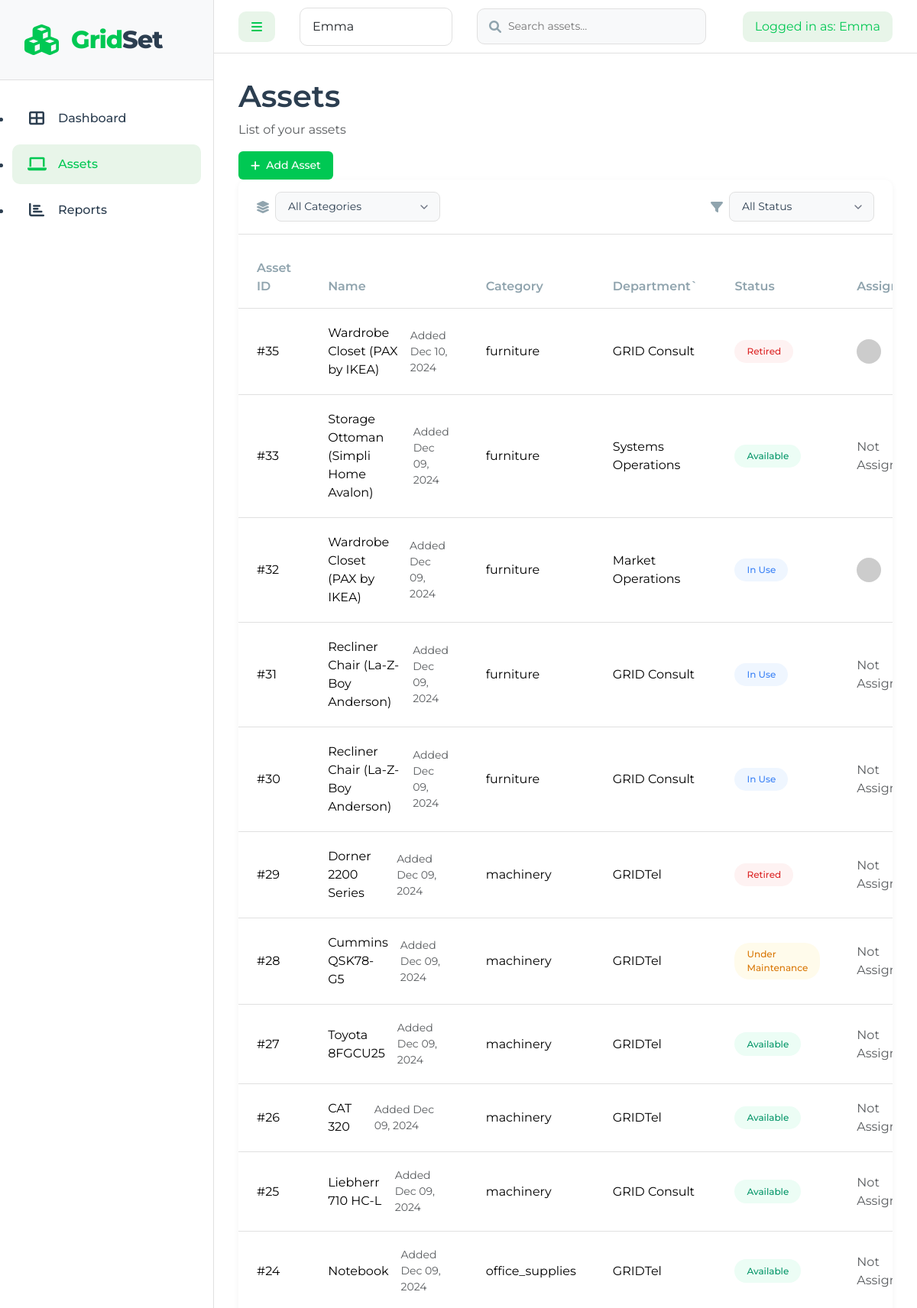
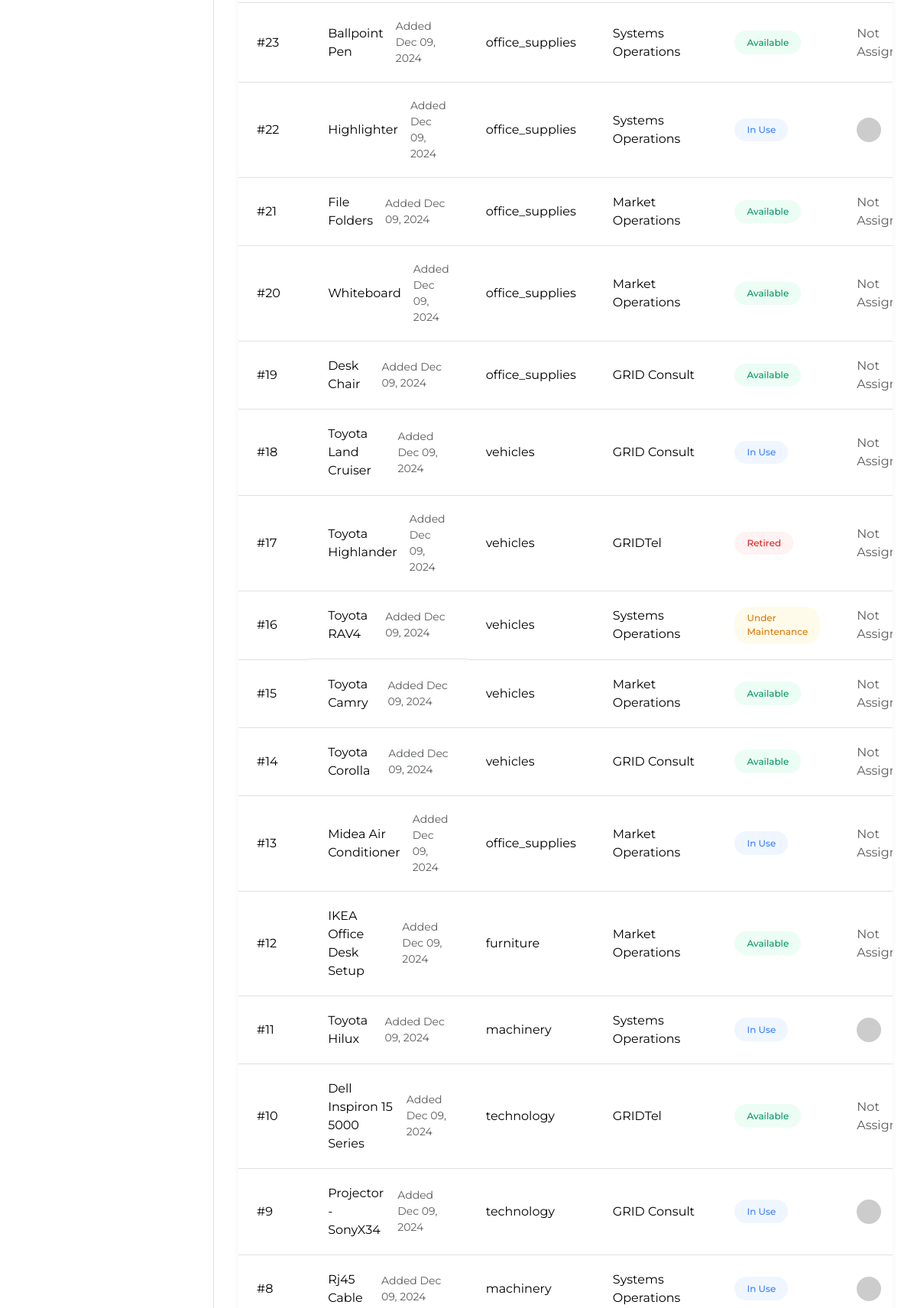
Page /assets/ (signed in, upper part) on the committed database (2 pictures, top to bottom).
### assets/models.py (models this page shows, shortened)
class Asset(models.Model):
    STATUS_CHOICES = [
        ('available', 'Available'),
        ('in_use', 'In Use'),
        ('maintenance', 'Under Maintenance'),
        ('retired', 'Retired')
    ]
    CATEGORY_CHOICES = [
        ('furniture', 'Furniture'),
        ('technology', 'Technology'),
        ('vehicles', 'Vehicles'),
        ('office_supplies', 'Office Supplies'),
        ('machinery', 'Machinery / Equipment')
    ]
    name = models.CharField(max_length=200)
    description = models.TextField(blank=True)
    category = models.CharField(max_length=50, choices=CATEGORY_CHOICES)
    department = models.ForeignKey(Department, on_delete=models.CASCADE)
    status = models.CharField(max_length=20, choices=STATUS_CHOICES, default='available')
    assigned_to = models.ForeignKey(User, on_delete=models.SET_NULL, null=True, blank=True, related_name='assigned_assets')
    created_at = models.DateTimeField(auto_now_add=True)
    updated_at = models.DateTimeField(auto_now=True)
    image = models.ImageField(upload_to='assets/', null=True, blank=True)
    class Meta:
        ordering = ['-created_at']

class Department(models.Model):
    name = models.CharField(max_length=100, unique=True)
    def __str__(self):
        return self.name

### assets/views.py (the view, shortened to what this page needs)
# urls.py: path('assets/', views.asset_list, name='asset_list'),
@login_required
def asset_list(request):
    query = request.GET.get('q', '')
    category_filter = request.GET.get('category', '')
    status_filter = request.GET.get('status', '')
    assets = Asset.objects.all()
    if category_filter:
        assets = assets.filter(category=category_filter)
    if status_filter:
        assets = assets.filter(status=status_filter)
    categories = Asset.CATEGORY_CHOICES
    statuses = Asset.STATUS_CHOICES
    return render(request, 'assets/asset_list.html', {
        'assets': assets,
        'search_query': query,
        'categories': categories,
        'statuses': statuses,
        'selected_category': category_filter,
        'selected_status': status_filter,
    })

### assets/views.py (called while the page is built)
def get_context_data(request):
    context = {}
    if settings.DEBUG:
        context['available_users'] = User.objects.all().order_by('-is_staff', 'username')
        context['debug'] = True
    return context

### assets/templates/assets/asset_list.html (shortened to what this page needs)
{% extends 'assets/base.html' %}
{% block content %}
<div class="page-header">
    <div class="header-content">
        <h1>Assets</h1>
        <p class="text-muted">List of your assets</p>
    </div>
    <div class="header-actions">
        <a href="{% url 'asset_create' %}" class="btn btn-primary">
            <i class="fas fa-plus"></i> Add Asset
        </a>
    </div>
</div>
<div class="content-card">
    <div class="card-header">
        <div class="filters-container">
            <div class="filters-left">
                <div class="filter-group">
                    <i class="fas fa-layer-group"></i>
                    <select class="form-select" name="category" onchange="applyFilters()">
                        <option value="">All Categories</option>
                    </select>
                </div>
            </div>
            <div class="filters-right">
                <div class="filter-group">
                    <i class="fas fa-filter"></i>
                    <select class="form-select" name="status" onchange="applyFilters()">
                        <option value="">All Status</option>
                    </select>
                </div>
            </div>
        </div>
    </div>
    <div class="table-responsive">
        <table class="table modern-table">
            <thead>
                <tr>
                    <th>Asset ID</th>
                    <th>Name</th>
                    <th>Category</th>
                    <th>Department`</th>
                    <th>Status</th>
                    <th>Assigned To</th>
                </tr>
            </thead>
            <tbody>
                {% for asset in assets %}
                <tr>
                    <td class="asset-id">#{{ asset.id }}</td>
                    <td class="asset-info">
                        <div class="asset-name">{{ asset.name }}</div>
                        <small class="text-muted">Added {{ asset.created_at|date:"M d, Y" }}</small>
                    </td>
                    <td>{{ asset.category }}</td>
                    <td>{{ asset.department }}</td>
                    <td>
                        <span class="status-badge status-{{ asset.status }}">
                            {{ asset.get_status_display }}
                        </span>
                    </td>
                    <td>
                        {% if asset.assigned_to %}
                            <div class="user-info">
                                <img src="https://ui-avatars.com/api/?name={{ asset.assigned_to.get_full_name|default:asset.assigned_to.username }}&size=32" alt="User" class="user-avatar">
                            </div>
                        {% else %}
                            <span class="text-muted">Not Assigned</span>
                        {% endif %}
                    </td>
                </tr>
                {% endfor %}
            </tbody>
        </table>
    </div>
</div>
{% endblock %}

### assets/templates/assets/base.html (shortened to what this page needs)
<!DOCTYPE html>
<html lang="en">
<head>
    <link href="https://cdn.jsdelivr.net/npm/bootstrap@5.3.2/dist/css/bootstrap.min.css" rel="stylesheet">
    <link href="https://cdnjs.cloudflare.com/ajax/libs/font-awesome/6.0.0/css/all.min.css" rel="stylesheet">
    <link rel="stylesheet" href="/static/styles.css">
</head>
<body>
    <div class="app-wrapper">
        <nav id="sidebar">
            <div class="sidebar-header">
                <div class="logo">
                    <i class="fas fa-cubes logo-icon"></i>
                    <div class="logo-text">
                        <span class="logo-grid">Grid</span><span class="logo-set">Set</span>
                    </div>
                </div>
            </div>
            <ul class="sidebar-menu">
                <li class="{% if request.resolver_match.url_name == 'dashboard' %}active{% endif %}">
                    <a href="{% url 'dashboard' %}">
                        <i class="fas fa-th-large"></i>
                        <span>Dashboard</span>
                    </a>
                </li>
                <li class="{% if request.resolver_match.url_name == 'asset_list' %}active{% endif %}">
                    <a href="{% url 'asset_list' %}">
                        <i class="fas fa-laptop"></i>
                        <span>Assets</span>
                    </a>
                </li>
                <li class="{% if request.resolver_match.url_name == 'reports' %}active{% endif %}">
                    <a href="{% url 'reports' %}">
                        <i class="fas fa-chart-bar"></i>
                        <span>Reports</span>
                    </a>
                </li>
            </ul>
        </nav>
        <div id="main-content">
            <nav class="top-nav">
                <div class="nav-left">
                    <button type="button" id="sidebarCollapse" class="btn">
                        <i class="fas fa-bars"></i>
                    </button>
                    {% if debug %}
                        <div class="user-switcher">
                            <form method="post" action="{% url 'switch_user' %}" class="user-switcher-form">
                                <select name="user_id" class="form-select" onchange="this.form.submit()">
                                    {% for user in available_users %}
                                        <option value="{{ user.id }}" {% if user == request.user %}selected{% endif %}>
                                            {{ user.get_full_name|default:user.username }}
                                        </option>
                                    {% endfor %}
                                </select>
                            </form>
                        </div>
                    {% endif %}
                    <div class="search-container">
                        <form method="get" action="{% url 'asset_list' %}" class="search-form">
                            <input
                                type="text"
                                name="q"
                                placeholder="Search assets..."
                                class="search-input"
                                value="{{ search_query|default:'' }}"
                                autocomplete="off"
                            >
                        </form>
                    </div>
                </div>
                <div class="nav-right">
                    <div class="current-user">
                        <span>Logged in as: {{ request.user.get_full_name|default:request.user.username }}</span>
                    </div>
                </div>
            </nav>
            <div class="content-wrapper">
                {% block content %}
                {% endblock %}
            </div>
        </div>
    </div>
</body>
</html>

### rows in the picture
Asset: id "35", name "Wardrobe Closet (PAX by IKEA)", created_at "Dec 10, 2024", category "furniture", department "GRID Consult", status "Retired"
Asset: id "33", name "Storage Ottoman (Simpli Home Avalon)", created_at "Dec 09, 2024", category "furniture", department "Systems Operations", status "Available", shows "Not…"
Asset: id "32", name "Wardrobe Closet (PAX by IKEA)", created_at "Dec 09, 2024", category "furniture", department "Market Operations", status "In Use"
Asset: id "31", name "Recliner Chair (La-Z-Boy Anderson)", created_at "Dec 09, 2024", category "furniture", department "GRID Consult", status "In Use", shows "Not…"
Asset: id "30", name "Recliner Chair (La-Z-Boy Anderson)", created_at "Dec 09, 2024", category "furniture", department "GRID Consult", status "In Use", shows "Not…"
Asset: id "29", name "Dorner 2200 Series", created_at "Dec 09, 2024", category "machinery", department "GRIDTel", status "Retired", shows "Not…"
Asset: id "28", name "Cummins QSK78-G5", created_at "Dec 09, 2024", category "machinery", department "GRIDTel", status "Under Maintenance", shows "Not…"
Asset: id "27", name "Toyota 8FGCU25", created_at "Dec 09, 2024", category "machinery", department "GRIDTel", status "Available", shows "Not…"
Asset: id "26", name "CAT 320", created_at "Dec 09, 2024", category "machinery", department "GRIDTel", status "Available", shows "Not…"
Asset: id "25", name "Liebherr 710 HC-L", created_at "Dec 09, 2024", category "machinery", department "GRID Consult", status "Available", shows "Not…"
Asset: id "24", name "Notebook", created_at "Dec 09, 2024", category "office_supplies", department "GRIDTel", status "Available", shows "Not…"
Asset: id "23", name "Ballpoint Pen", created_at "Dec 09, 2024", category "office_supplies", department "Systems Operations", status "Available", shows "Not…"
Asset: id "22", name "Highlighter", created_at "Dec 09, 2024", category "office_supplies", department "Systems Operations", status "In Use"
Asset: id "21", name "File Folders", created_at "Dec 09, 2024", category "office_supplies", department "Market Operations", status "Available", shows "Not…"
Asset: id "20", name "Whiteboard", created_at "Dec 09, 2024", category "office_supplies", department "Market Operations", status "Available", shows "Not…"
Asset: id "19", name "Desk Chair", created_at "Dec 09, 2024", category "office_supplies", department "GRID Consult", status "Available", shows "Not…"
Asset: id "18", name "Toyota Land Cruiser", created_at "Dec 09, 2024", category "vehicles", department "GRID Consult", status "In Use", shows "Not…"
Asset: id "17", name "Toyota Highlander", created_at "Dec 09, 2024", category "vehicles", department "GRIDTel", status "Retired", shows "Not…"
Asset: id "16", name "Toyota RAV4", created_at "Dec 09, 2024", category "vehicles", department "Systems Operations", status "Under Maintenance", shows "Not…"
Asset: id "15", name "Toyota Camry", created_at "Dec 09, 2024", category "vehicles", department "Market Operations", status "Available", shows "Not…"
Asset: id "14", name "Toyota Corolla", created_at "Dec 09, 2024", category "vehicles", department "GRID Consult", status "Available", shows "Not…"
Asset: id "13", name "Midea Air Conditioner", created_at "Dec 09, 2024", category "office_supplies", department "Market Operations", status "In Use", shows "Not…"
Asset: id "12", name "IKEA Office Desk Setup", created_at "Dec 09, 2024", category "furniture", department "Market Operations", status "Available", shows "Not…"
Asset: id "11", name "Toyota Hilux", created_at "Dec 09, 2024", category "machinery", department "Systems Operations", status "In Use"
Asset: id "10", name "Dell Inspiron 15 5000 Series", created_at "Dec 09, 2024", category "technology", department "GRIDTel", status "Available", shows "Not…"
Asset: id "9", name "Projector - SonyX34", created_at "Dec 09, 2024", category "technology", department "GRID Consult", status "In Use"
Asset: id "8", name "Rj45 Cable", created_at "Dec 09, 2024", category "machinery", department "Systems Operations", status "In Use"

### other values in the picture
{{ request.user.get_full_name|default:request.user.username }} "Emma"
form field user_id "Emma"
